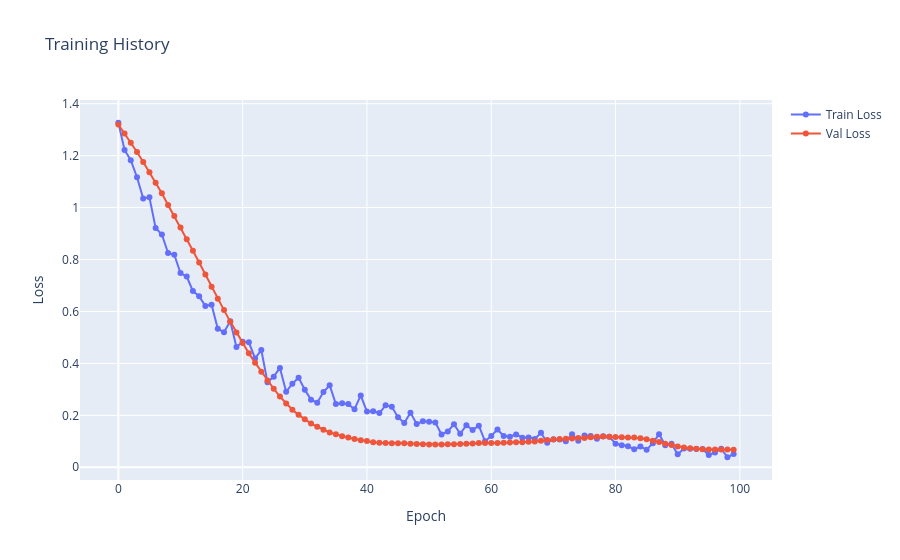

Source (notebook cell):
### Markdown cell above
## 6. Plot training history

### Code cell
figure = pyg.PlotHistory()
figure.show()
